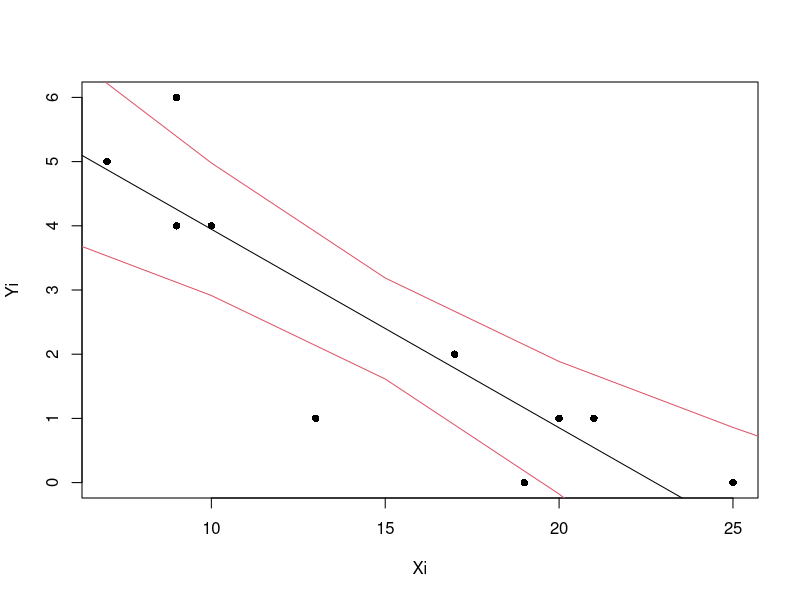
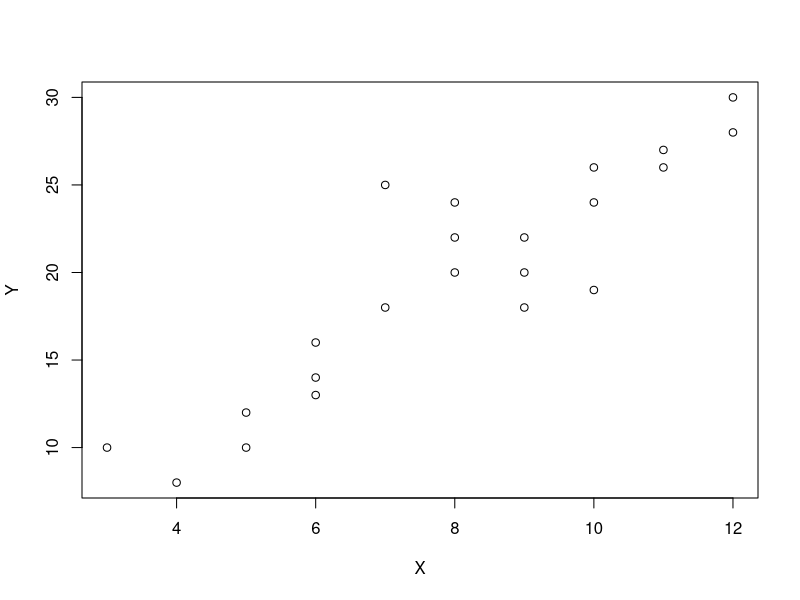
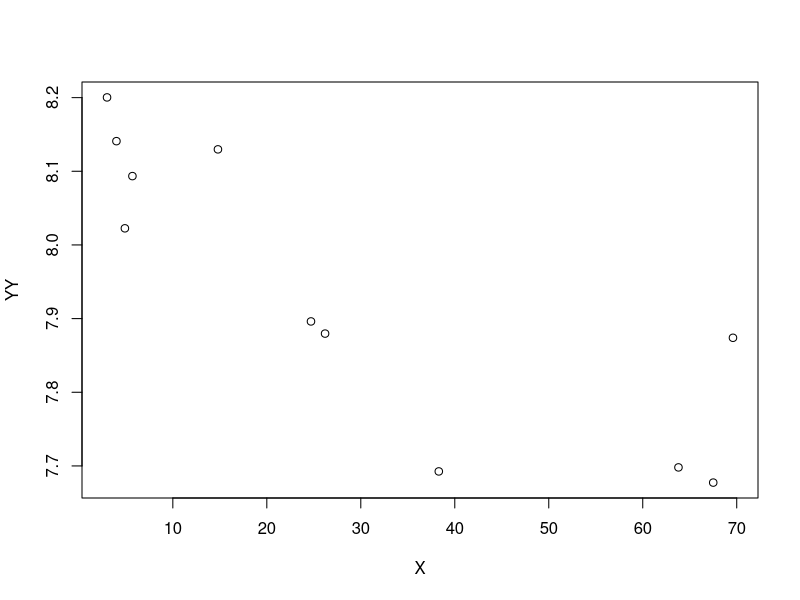
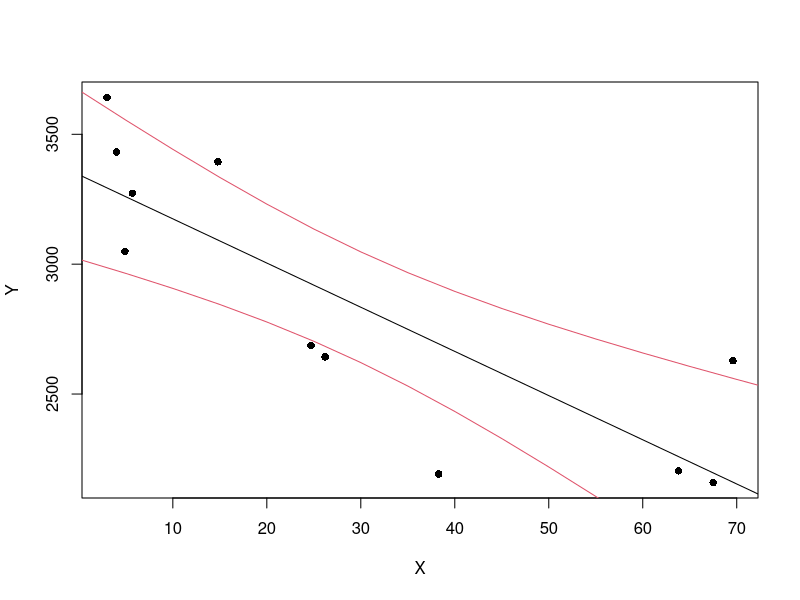

Recreate these plots in R, in order.
#======================Exercice 4==================
Xi<-c(7,9,9,10,13,17,19,20,21,25)
Yi=c(5,4,6,4,1,2,0,1,1,0)
###Q1
droite4<-lm(Yi~Xi)
coef(droite4)
###Q2
predict(droite4,interval = "confidence", level = 0.99)

###Q3
#E(Yi|X=10)
predict(droite4, list(Xi=10))
#Var(Yi|X=10)

###Q4
sum_Yi = sum(Yi)
sum_Y_chapeau = sum(fitted(droite4))


###Q5
EX4<-data.frame(Xi,Yi)
t.test(EX4)

###Q6

reg <- lm(Yi ~ Xi)
new <- data.frame(Xi = seq(0, 30, 5))
pred.w.clim <- predict(reg, new, interval="confidence", level = 0.95)

resc <- cbind(pred.w.clim, new)
plot(Yi ~ Xi, pch=16)

lines(resc$fit ~ resc$X)
lines(resc$lwr ~ resc$X, col=2)
lines(resc$upr ~ resc$X, col=2)

#======================Exercice 5==================

Y=c(10,18,24,22,27,13,10,24,25,8,16,20,28,22,19,18,26,14,20,26,30,12)
X<-c(3,7,10,9,11,6,5,8,7,4,6,9,12,8,10,9,11,6,8,10,12,5)

###Q1: Y est cout direct, X est nombre de mois

###Q2
plot(X,Y) #Non, parce que plusieurs le cout direct pour une meme valeur de nombre de mois

###Q3
droite5<-lm(Y~X)
coef(droite5) ##->Yi = 1.549407 + 2.260870Xi
fitted(droite5)

###Q4
predict(droite5, list(X=6))

###Q5 : 
EX5<-data.frame(X,Y)
y_bar = mean(Y)
y_bar

###Q6
anova(droite5)
SCtotal = 705.39 + 159.70

###Q7
fitted(droite5)

###Q8
resid(droite5)

###Q9
summary(droite5) #R^2 = 0.8154. Plus coefficient de determination est proche de 1, les donnees sont alignees sur la droite de regression.

#======================Exercice 6==================

X<-c(1.73, 1.73, 1.83, 1.84, 1.84, 1.78, 1.84, 1.85, 1.85, 1.86, 1.85, 1.91, 1.87, 1.96, 1.88, 1.94, 1.85, 2.00, 1.94, 2.01)
Y=c(2.32, 2.31, 2.40, 2.40, 2.40, 2.33, 2.37, 2.37, 2.37, 2.37, 2.36, 2.41, 2.36, 2.45, 2.36, 2.39, 2.28, 2.42, 2.35, 2.40)
###Q1
droite6<-lm(Y~X)
coef(droite6)
fitted(droite6)
resid(droite6)
###Q2
anova(droite6)
SCtotal = 0.012823 + 0.018158
# SCreg:  0.012823    1     0.012823
# SCres:  0.018158    18    0.02118333
# totale: 0.030981    19  
# F    :  12.71142

###Q3
summary(droite6) #ce pourcentage est de 41.39%


#======================Exercice 7==================

X<-c(4.0,5.7,4.9,3.0,14.8,69.6,63.8,26.2,38.3,24.7,67.5)
Y=c(3432,3273,3049,3642,3394,2628,2204,2643,2192,2687,2159)
EX7BIS<-data.frame(X=X,YY=log(Y))

###Q1
plot(EX7BIS)

###Q2
droite7<-lm(YY~X,data=EX7BIS)
coef(droite7)
###Q3
anova(droite7)

# SCreg:  0.26353   1   0.26353
# SCres:  0.10949   9   0.012166
# totale: 0.37302   10    
# F    :  21.661

###Q4
confint(droite7, level = 0.95)

###Q5
reg <- lm(Y ~ X)
new <- data.frame(X = seq(0, 100, 5))
pred.w.clim <- predict(reg, new, interval="confidence", level = 0.95)

resc <- cbind(pred.w.clim, new)
plot(Y ~ X, pch=16)

lines(resc$fit ~ resc$X)
lines(resc$lwr ~ resc$X, col=2)
lines(resc$upr ~ resc$X, col=2)

